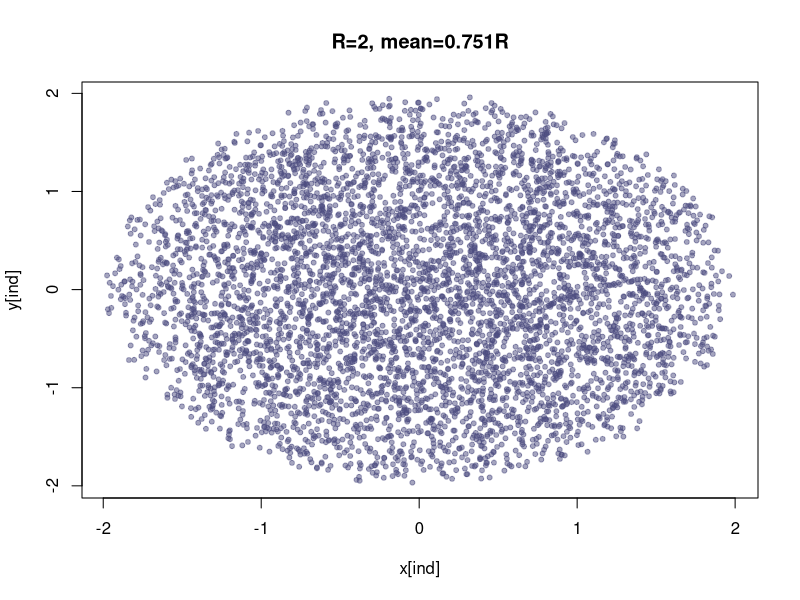

Write R code to recreate this figure.
# 3 
A <- matrix(c(3,2,2,3,2,-2),2)
tA <- t(A)

svd(A)

# 2
B <- 1e4
R <- 2
x <- runif(B,-R,R)
y <- runif(B,-R,R)
z <- runif(B,-R,R)
r <- sqrt(x^2 + y^2 + z^2)
ind <- r < R

mean.r <- mean(r[ind])
plot(x[ind],y[ind],col=rgb(.3,.3,.5,.5),pch=20,
     main=paste0("R=",R,", mean=",round(mean.r/R,3),"R"))

#Ans = .75R

# 1.
V <- 200 #cm3
S <- 50 / 100^2
